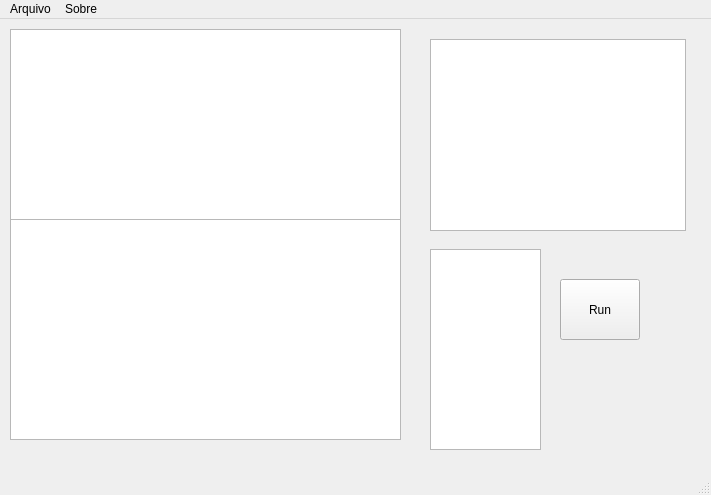
<?xml version="1.0" encoding="UTF-8"?>
<ui version="4.0">
 <class>MainWindow</class>
 <widget class="QMainWindow" name="MainWindow">
  <property name="geometry">
   <rect>
    <x>0</x>
    <y>0</y>
    <width>711</width>
    <height>495</height>
   </rect>
  </property>
  <property name="windowTitle">
   <string>Virtual Machine</string>
  </property>
  <widget class="QWidget" name="centralwidget">
   <widget class="QPlainTextEdit" name="textEdit">
    <property name="geometry">
     <rect>
      <x>10</x>
      <y>10</y>
      <width>391</width>
      <height>191</height>
     </rect>
    </property>
   </widget>
   <widget class="QPushButton" name="pushButton">
    <property name="geometry">
     <rect>
      <x>560</x>
      <y>260</y>
      <width>80</width>
      <height>61</height>
     </rect>
    </property>
    <property name="text">
     <string>Run</string>
    </property>
   </widget>
   <widget class="QListWidget" name="listWidget">
    <property name="geometry">
     <rect>
      <x>10</x>
      <y>200</y>
      <width>391</width>
      <height>221</height>
     </rect>
    </property>
   </widget>
   <widget class="QListWidget" name="listWidget_2">
    <property name="geometry">
     <rect>
      <x>430</x>
      <y>20</y>
      <width>256</width>
      <height>192</height>
     </rect>
    </property>
   </widget>
   <widget class="QListWidget" name="listWidget_3">
    <property name="geometry">
     <rect>
      <x>430</x>
      <y>230</y>
      <width>111</width>
      <height>201</height>
     </rect>
    </property>
   </widget>
  </widget>
  <widget class="QMenuBar" name="menubar">
   <property name="geometry">
    <rect>
     <x>0</x>
     <y>0</y>
     <width>711</width>
     <height>21</height>
    </rect>
   </property>
   <widget class="QMenu" name="menuArquivo">
    <property name="title">
     <string>Arquivo</string>
    </property>
    <addaction name="actionNew"/>
    <addaction name="actionOpen"/>
    <addaction name="actionSave"/>
    <addaction name="separator"/>
    <addaction name="actionCopy"/>
    <addaction name="actionPaste"/>
    <addaction name="actionCut"/>
    <addaction name="separator"/>
    <addaction name="actionUndo"/>
    <addaction name="actionRedo"/>
   </widget>
   <widget class="QMenu" name="menuSobre">
    <property name="title">
     <string>Sobre</string>
    </property>
    <addaction name="actionSobre_a_Vm"/>
   </widget>
   <addaction name="menuArquivo"/>
   <addaction name="menuSobre"/>
  </widget>
  <widget class="QStatusBar" name="statusbar"/>
  <action name="actionSobre_a_Vm">
   <property name="text">
    <string>Sobre a Vm</string>
   </property>
  </action>
  <action name="actionOpen">
   <property name="text">
    <string>Open</string>
   </property>
  </action>
  <action name="actionSave">
   <property name="text">
    <string>Save</string>
   </property>
  </action>
  <action name="actionCopy">
   <property name="text">
    <string>Copy</string>
   </property>
  </action>
  <action name="actionPaste">
   <property name="text">
    <string>Paste</string>
   </property>
  </action>
  <action name="actionCut">
   <property name="text">
    <string>Cut</string>
   </property>
  </action>
  <action name="actionUndo">
   <property name="text">
    <string>Undo</string>
   </property>
  </action>
  <action name="actionRedo">
   <property name="text">
    <string>Redo</string>
   </property>
  </action>
  <action name="actionNew">
   <property name="text">
    <string>New</string>
   </property>
  </action>
 </widget>
 <resources/>
 <connections/>
</ui>
